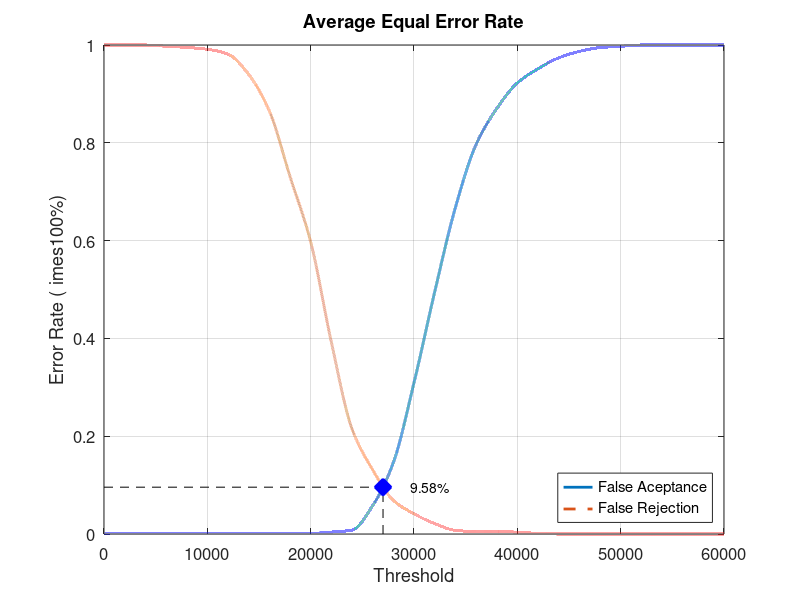
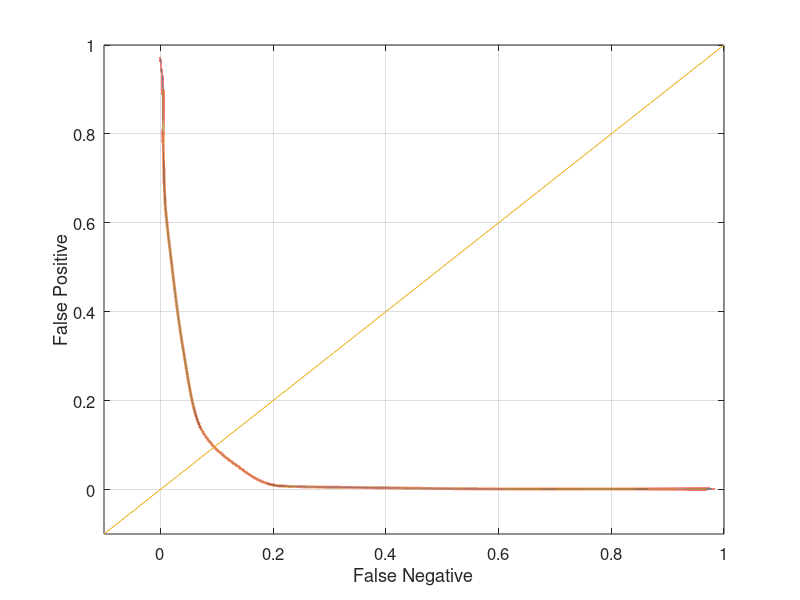

Recreate these plots in MATLAB, in order.
close all;
clear;
clc;
x = 0:2000:60000;
xq = 0:0.5:60000;

y0 = [0 0.00131579 0.00131579 0.00131579 0.00131579 0.00131579 0.00131579 0.00131579 0.00131579 0.00131579 0.00131579 0.00394737 0.00789474 0.0578947 0.146053 0.309211 0.494737 0.667105 0.796053 0.869737 0.922368 0.951316 0.973684 0.986842 0.994737 0.997368 1 1 1 1 1]
yy0 = interp1(x, y0, xq, 'pchip');
y1 = [1 1 1 0.9975 0.995 0.99125 0.98125 0.94 0.865 0.73125 0.5975 0.3925 0.215 0.13125 0.06875 0.04125 0.02125 0.0075 0.005 0.005 0.00375 0.00125 0 0 0 0 0 0 0 0 0]
yy1 = interp1(x, y1, xq, 'pchip');

% Calculating EER: 
y2 = abs(y0 - y1);
find(y2 == min(y2))
yy2 = abs(yy0 - yy1);
xEER = find(yy2 == min(yy2));
xEERIndex = xq(xEER) % X-axis EER
yEER = yy0(xEER) % Y-axis EER

main = figure
plot(xq, yy0,'-','LineWidth', 2);	hold on
plot(xq, yy1,'--','LineWidth', 2);	hold on
plot([xEERIndex xEERIndex], [0 yEER], 'k--');	hold on
plot([0 xEERIndex], [yEER yEER], 'k--');	hold on
plot(xEERIndex, yEER, 'bx', 'LineWidth', 10);	hold on
text(xEERIndex + 10 * xEERIndex / 100, yEER, [num2str(round((10000 * yEER)) / 100) '%'])
legend('False Aceptance', 'False Rejection', 'Location', 'SouthEast')
xlabel('Threshold')
ylabel('Error Rate (	imes100%)')
title('Average Equal Error Rate')
set(gca, 'FontSize', 12)
axis([0 60000 0 1])
grid on

print(main, 'Experiment2AverageMain', '-dpng');
FNRxFPR = figure('Color', [1 1 1]);
plot(yy1, yy0, '-', yy1, yy0, 'LineWidth', 2);
hold on
y = -0.1:0.1:1
plot(y, y); 
set(gca, 'FontSize', 12)
xlabel('False Negative')
ylabel('False Positive')
axis([-0.1 1 -0.1 1])
set(gca, 'FontSize', 12)
grid on

print(FNRxFPR, 'Experiment2AverageFNRxFPR','-dpng');
